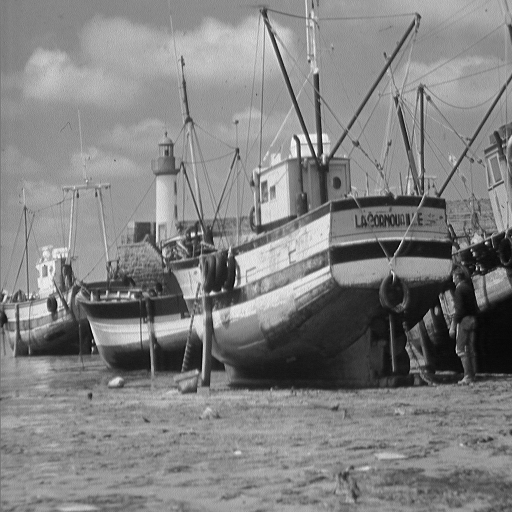
#> input picture image_speech/stdimgs/boat.png, 512 x 512 px
$ jupyter execute 2_manual.ipynb
#> lines starting #> are read from the running program, lines starting #| are printed output that depends on the picture
#> further down, image is the input picture: shape (512, 512); min 0, max 255, mean 129.7
### Histogram Equalization for Image Enhancement
#### Theroy
Image processing is a crucial field in computer vision and digital image analysis. Two common techniques for enhancing the contrast of grayscale images are **Histogram Equalization** and **Contrast Limited Adaptive Histogram Equalization (CLAHE)**. These methods improve the visibility of details in an image by redistributing pixel intensities.
#### Histogram Equalization
Histogram Equalization is a global contrast enhancement technique that spreads out the intensity values of an image. It works by transforming the intensity distribution of the image to approximate a uniform distribution.
**Steps**:
1. **Compute the Histogram**: Count the frequency of each intensity value in the image.
2. **Calculate the Cumulative Distribution Function (CDF)**: Compute the cumulative sum of the histogram values.
3. **Normalize the CDF**: Scale the CDF to map intensity values to the range [0, 255].
4. **Map Pixel Values**: Replace each pixel intensity with its corresponding value from the normalized CDF.
**Advantages**:
- Simple and effective for global contrast enhancement.
- Enhances the overall visibility of the image.
**Limitations**:
- May over-enhance noise in homogeneous regions.
- Not suitable for images with varying illumination.
#### Contrast Limited Adaptive Histogram Equalization (CLAHE)**
CLAHE is an advanced version of histogram equalization that works adaptively on small regions (tiles) of the image. It prevents over-amplification of noise by limiting the contrast enhancement.
**Steps**:
1. **Divide the Image into Tiles**: Split the image into non-overlapping regions (e.g., 8x8 tiles).
2. **Compute Local Histograms**: Calculate the histogram for each tile.
3. **Clip the Histogram**: Limit the histogram values to a predefined clip limit to avoid over-enhancement.
4. **Redistribute Intensities**: Normalize the clipped histogram and map pixel values within each tile.
5. **Interpolate Between Tiles**: Smoothly combine the tiles to avoid boundary artifacts.
Advantages:
- Enhances local contrast in specific regions.
- Prevents noise amplification through clipping.
- Suitable for images with varying illumination.
**Limitations**:
- Computationally more expensive than global histogram equalization.
- Requires parameter tuning (e.g., clip limit, tile size).
#### Summary
In this lab, we implemented both **manual histogram equalization** and **manual CLAHE** using Python. These techniques were applied to a grayscale image to observe their effects on contrast enhancement. The results were visualized using histograms and image plots to compare the original and processed images.

[cell 1]
import numpy as np
import matplotlib.pyplot as plt
import cv2

[cell 2]
def manual_histogram_equalization(image: np.ndarray):
	hist, bins = np.histogram(image.flatten(), bins=256, range=[0, 256])
#> hist = 256 values, max 5796 at index 148, min 0 at index 254, mean 1024; bins = 257 values from 0 to 256
	cdf = hist.cumsum()
#> cdf = 256 values from 7 to 262144
	cdf_normalized = cdf * (255 / cdf[-1])
#> cdf_normalized = 256 values from 0.00681 to 255
	equalized_image = np.interp(image.flatten(), bins[:-1], cdf_normalized)
	return equalized_image.reshape(image.shape).astype(np.uint8)
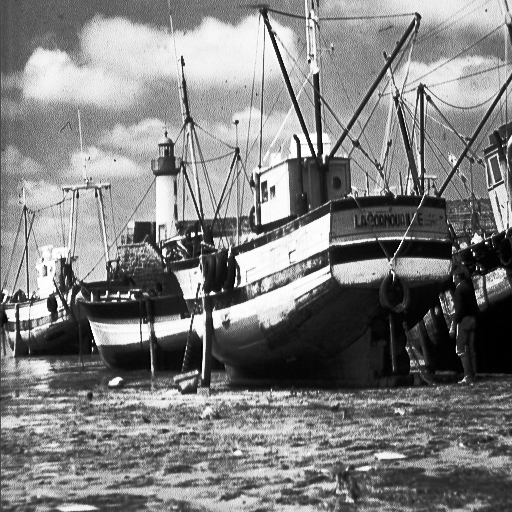
#> returned value: shape (512, 512); min 0, max 255, mean 128.2

def manual_clahe(image, clip_limit=2.0, tile_grid_size=(8, 8)):
#> called with clip_limit = 2, tile_grid_size = (8, 8)
	h, w = image.shape
#> h = 512; w = 512
	tile_h, tile_w = h // tile_grid_size[0], w // tile_grid_size[1]
#> tile_h = 64; tile_w = 64
	clahe_image = np.zeros_like(image, dtype=np.uint8)

	for i in range(tile_grid_size[0]):
		for j in range(tile_grid_size[1]):
			y_start, y_end = i * tile_h, (i + 1) * tile_h
			x_start, x_end = j * tile_w, (j + 1) * tile_w
			tile = image[y_start:y_end, x_start:x_end]

			hist, bins = np.histogram(tile.flatten(), bins=256, range=[0, 256])
			hist = np.clip(hist, 0, clip_limit * tile.size / 256)
			hist = hist / hist.sum()

			cdf = hist.cumsum()
			cdf_normalized = cdf * 255


			tile_equalized = np.interp(tile.flatten(), bins[:-1], cdf_normalized)
			clahe_image[y_start:y_end, x_start:x_end] = tile_equalized.reshape(tile.shape).astype(np.uint8)
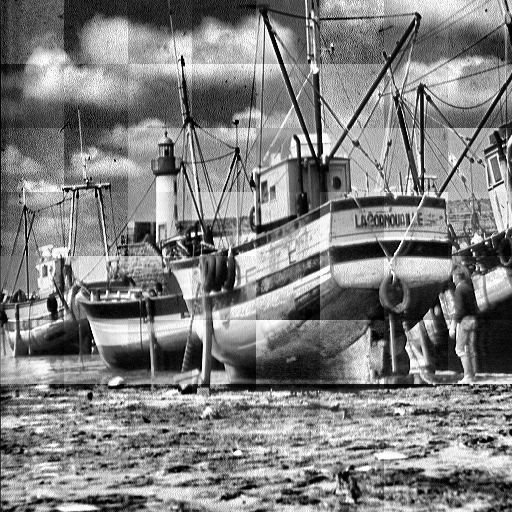
#> clahe_image: shape (512, 512); min 0, max 255, mean 128.5

	return clahe_image

[cell 3]
image = cv2.imread("stdimgs/boat.png", cv2.IMREAD_GRAYSCALE)

manual_equalized_image = manual_histogram_equalization(image)

manual_clahe_image = manual_clahe(image, clip_limit=2.0, tile_grid_size=(8, 8))

[cell 4]
images = [image, manual_equalized_image, manual_clahe_image]
titles = ["Original Image", "Manual Equalized Image", "Manual CLAHE Image"]
colors = ["blue", "green", "red"]

plt.figure(figsize=(15, 8))
for idx, (img, title, color) in enumerate(zip(images, titles, colors)):
	plt.subplot(3, 3, 3 * idx + 1)
	plt.title(title)
	plt.imshow(img, cmap="gray")
	plt.axis("off")

	plt.subplot(3, 3, 3 * idx + 2)
	plt.title(f"Histogram ({title})")
	plt.hist(img.ravel(), bins=256, range=(0, 256), color=color)
	plt.xlabel("Pixel Value")
	plt.ylabel("Frequency")
#> this loop made 3 passes
#> (title, color) on passes 1 to 3: ('Original Image', 'blue'), ('Manual Equalized Image', 'green'), ('Manual CLAHE Image', 'red')
plt.tight_layout()
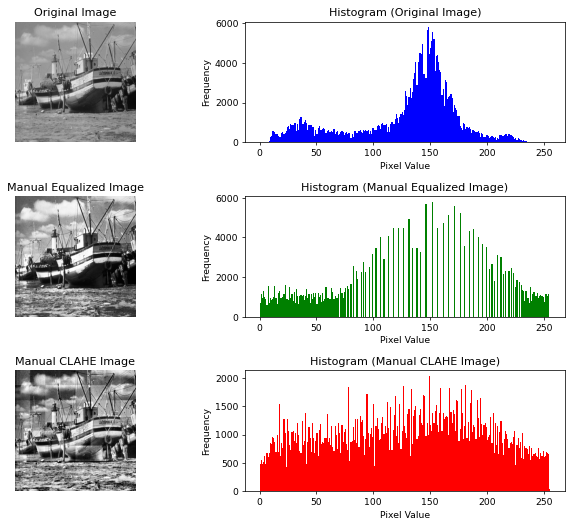
#> figure drawn by matplotlib, 6 panels; panel 2: tallest bar 5796 high, from x = 148 to 149; panel 4: tallest bar 5796 high, from x = 152 to 153; panel 6: tallest bar 2032 high, from x = 149 to 150

$ run again, with image_speech/stdimgs/baboon.png copied over image_speech/stdimgs/boat.png
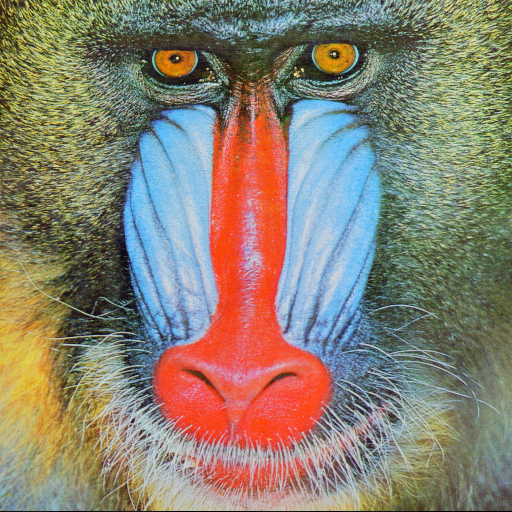
#> input picture image_speech/stdimgs/baboon.png, 512 x 512 px
#> `image = cv2.imread("stdimgs/boat.png", cv2.IMREAD_GRAYSCALE)`:
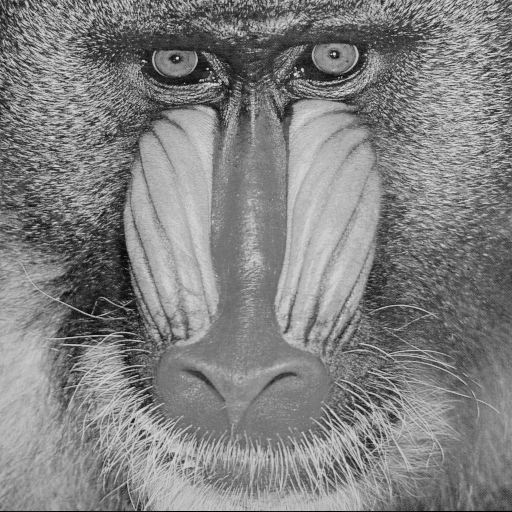
#> image: shape (512, 512); min 0, max 230, mean 129.1
#> hist = 256 values, max 2720 at index 121, min 0 at index 225, mean 1024; bins = 257 values from 0 to 256
#> cdf = 256 values from 42 to 262144
#> cdf_normalized = 256 values from 0.0409 to 255
#> after the loop in manual_clahe, `for i in range(tile_grid_size[0]):`:
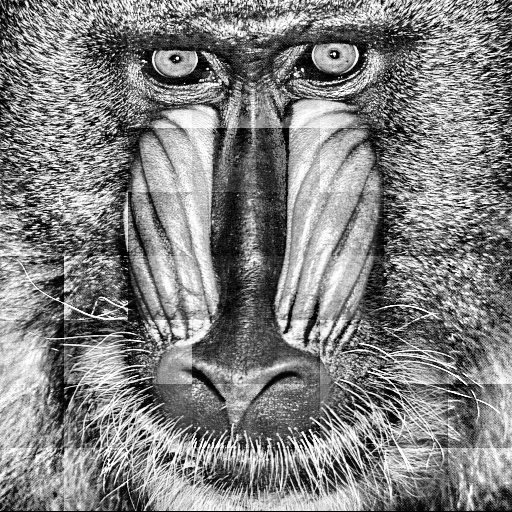
#> clahe_image: shape (512, 512); min 0, max 255, mean 129.5
#> the loop `for idx, (img, title, color) in enumerate(zip(images, titles, colors)):` made 3 passes
#> (title, color) on passes 1 to 3: ('Original Image', 'blue'), ('Manual Equalized Image', 'green'), ('Manual CLAHE Image', 'red')

$ run again, with image_speech/stdimgs/fruits.png copied over image_speech/stdimgs/boat.png
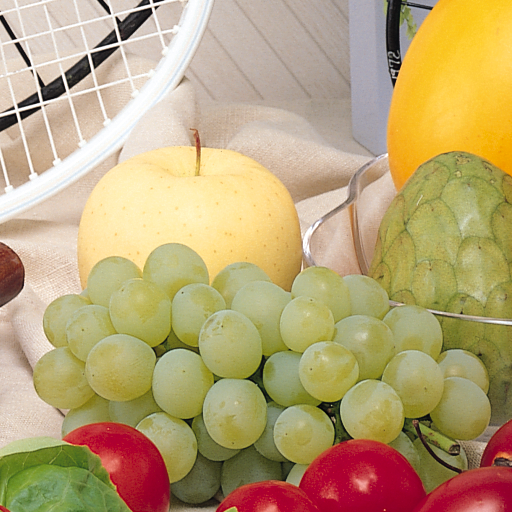
#> input picture image_speech/stdimgs/fruits.png, 512 x 512 px
#> `image = cv2.imread("stdimgs/boat.png", cv2.IMREAD_GRAYSCALE)`:
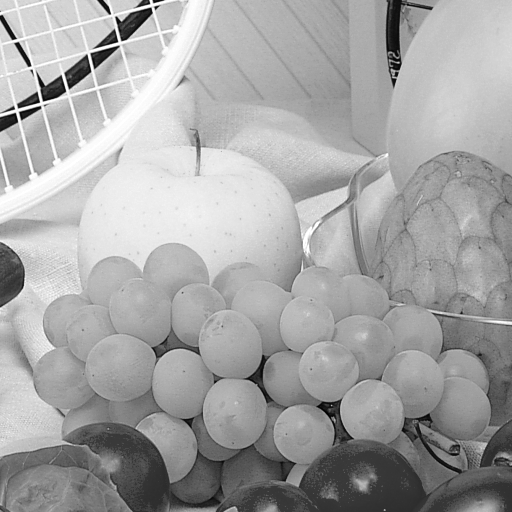
#> image: shape (512, 512); min 0, max 255, mean 164.3
#> hist = 256 values, max 3635 at index 171, min 1 at index 3, mean 1024; bins = 257 values from 0 to 256
#> cdf = 256 values from 3 to 262144
#> cdf_normalized = 256 values from 0.00292 to 255
#> after the loop in manual_clahe, `for i in range(tile_grid_size[0]):`:
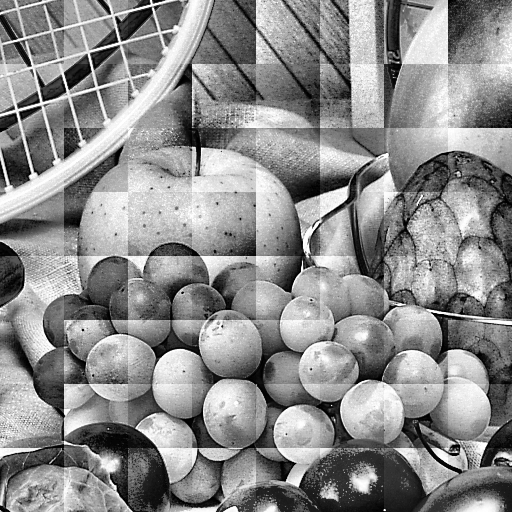
#> clahe_image: shape (512, 512); min 0, max 255, mean 139.8
#> the loop `for idx, (img, title, color) in enumerate(zip(images, titles, colors)):` made 3 passes
#> (title, color) on passes 1 to 3: ('Original Image', 'blue'), ('Manual Equalized Image', 'green'), ('Manual CLAHE Image', 'red')
